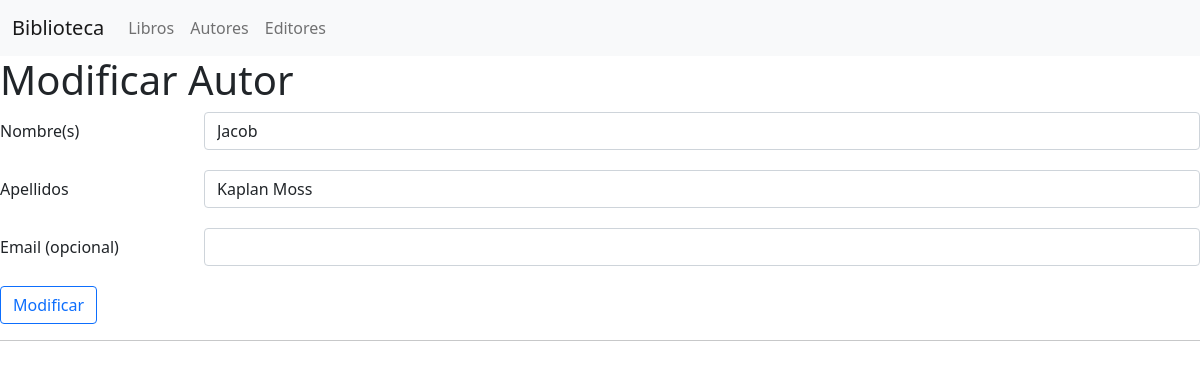
Before: /modificar/autor/4 with the older database file.
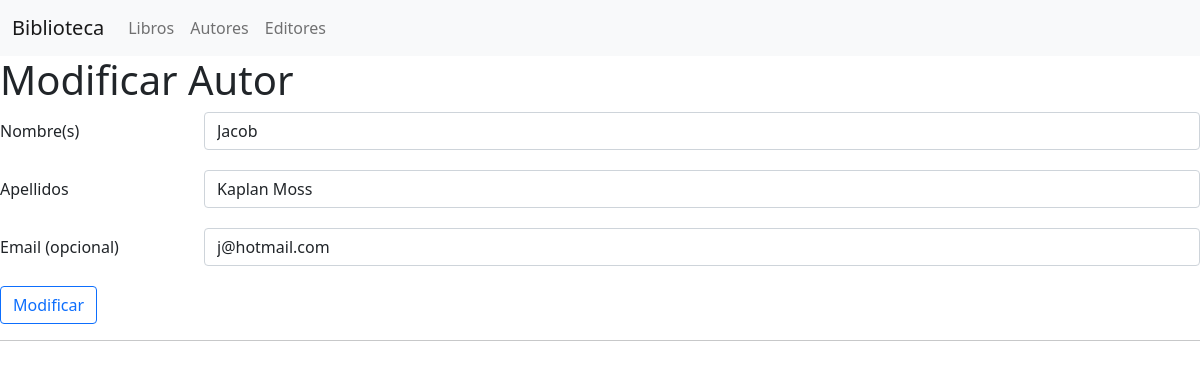
After: the same page with the newer database file.
### biblioteca/models.py (models this page shows, shortened)
class Autor(models.Model):
    nombre = models.CharField(max_length=30)
    apellidos = models.CharField(max_length=40)
    email = models.EmailField(null=True, blank=True)
    class Meta:
        ordering = ["-apellidos", "-nombre"]
        verbose_name = 'Autor'
        verbose_name_plural = 'Autores'

### biblioteca/views.py (the view)
# urls.py: url(r'^modificar/autor/(\d+)$', views.autor_cu),
def autor_cu(request, autor_id=None):
    form = None
    if request.method == "POST":
        form = AutorForm(request.POST)
        if form.is_valid():
            cd = form.cleaned_data
            if not autor_id:
                Autor.objects.create(**cd)
            else:
                Autor.objects.filter(id=autor_id).update(**cd)
            return HttpResponseRedirect("/autores")
    else:
        if autor_id:
            try:
                autor = Autor.objects.get(id=autor_id)
                form = AutorForm(initial={
                    "nombre": autor.nombre,
                    "apellidos": autor.apellidos,
                    "email": autor.email,
                })
            except Autor.DoesNotExist:
                return HttpResponseRedirect("/autores")
        else:
            form = AutorForm()
    return cu_response(request, form, "autor", bool(autor_id))

### biblioteca/forms.py
class AutorForm(forms.Form):
    nombre = forms.CharField(
        max_length=30,
        widget=forms.TextInput(attrs=build_attrs("nombre"))
    )
    apellidos = forms.CharField(
        max_length=40,
        widget=forms.TextInput(attrs=build_attrs("apellidos"))
    )
    email = forms.EmailField(
        required=False,
        widget=forms.EmailInput(attrs=build_attrs("email"))
    )

### biblioteca/views.py (called while the page is built)
def cu_response(request, form, key, is_new):
    return render(request, "{}_cu.html".format(key), {
        "form":         form,
        "title":        "{} {}".format("Modificar" if is_new else "Crear", key.capitalize()),
        "btn_title":    "Modificar" if is_new else "Crear",
    })

### biblioteca/templates/autor_cu.html (shortened to what this page needs)
{% extends 'shared/cu_base.html' %}
{% block form_content %}
    <div class="mb-3 row">
        <label for="nombre" class="col-sm-2 col-form-label">Nombre(s)</label>
        <div class="col-sm-10">
            {{ form.nombre }}
        </div>
    </div>
    <div class="mb-3 row">
        <label for="apellidos" class="col-sm-2 col-form-label">Apellidos</label>
        <div class="col-sm-10">
            {{ form.apellidos }}
        </div>
    </div>
    <div class="mb-3 row">
        <label for="email" class="col-sm-2 col-form-label">Email (opcional)</label>
        <div class="col-sm-10">
            {{ form.email }}
        </div>
    </div>
{% endblock  %}

### biblioteca/templates/shared/cu_base.html (shortened to what this page needs)
{% extends 'shared/base.html' %}
{% block content %}
    <h1>{{ title }} </h1>
    <form action="" method="post">
        {% block form_content %}{% endblock %}
        <button class="btn btn-outline-primary" type="submit">
            {{ btn_title }}
        </button>
    </form>
{% endblock  %}

### biblioteca/templates/shared/base.html (shortened to what this page needs)
<!doctype html>
<html lang="en">
  <head>
    <link href="https://cdn.jsdelivr.net/npm/bootstrap@5.0.1/dist/css/bootstrap.min.css" rel="stylesheet">
  </head>
  <body>
    {% include 'shared/navbar.html' %}
    {% block content %}
    {% endblock %}
    {% block footer %}
    <hr>
    {% endblock  %}
  </body>
</html>

### biblioteca/templates/shared/navbar.html (shortened to what this page needs)
<nav class="navbar navbar-expand-lg navbar-light bg-light">
  <div class="container-fluid">
    <a href="/" class="navbar-brand" href="#">Biblioteca</a>
    <div class="collapse navbar-collapse" id="navbarSupportedContent">
      <ul class="navbar-nav me-auto mb-2 mb-lg-0">
        <li class="nav-item">
          <a class="nav-link" href="/libros" tabindex="-1" aria-disabled="true">Libros</a>
        </li>
        <li class="nav-item">
          <a class="nav-link" href="/autores" tabindex="-1" aria-disabled="true">Autores</a>
        </li>
        <li class="nav-item">
          <a class="nav-link" href="/editores" tabindex="-1" aria-disabled="true">Editores</a>
        </li>
      </ul>
    </div>
  </div>
</nav>

Changed rows visible on the page:
changed Autor "Jacob": email (not shown) → "j@hotmail.com"
